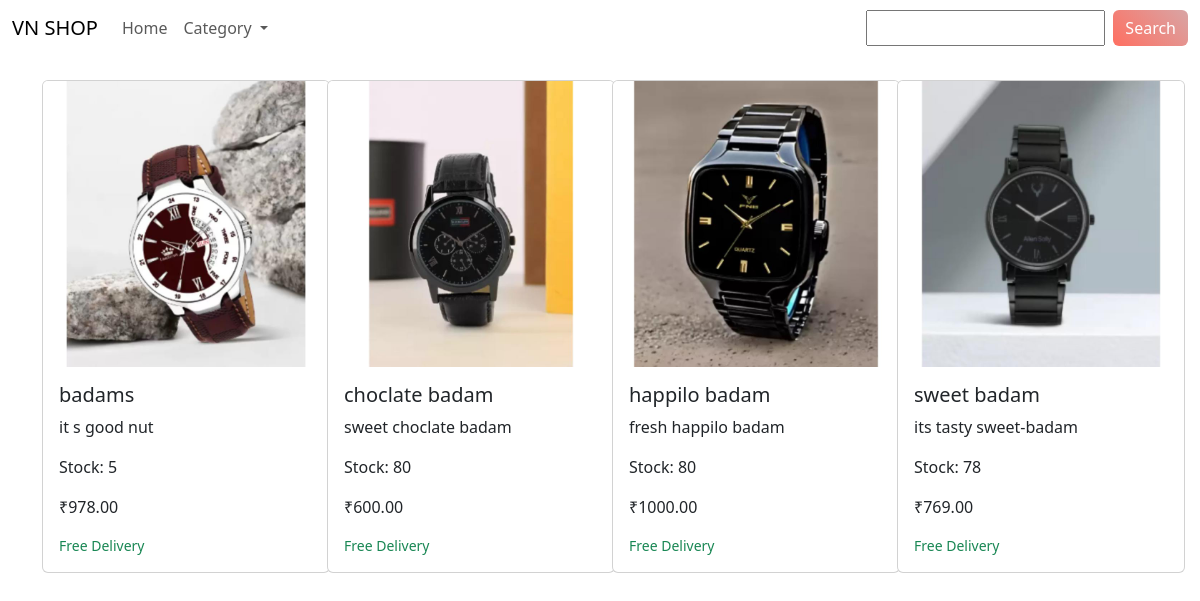
/products/subcategory/5/, run on the app's committed database.
### apps/products/models.py (models this page shows, shortened)
class Product(models.Model):
    product_name = models.CharField(max_length=200, unique=True)
    slug = models.SlugField(max_length=200, unique=True)  # For URL-friendly representation
    description = models.TextField(max_length=200, blank=True)
    price = models.DecimalField(max_digits=10, decimal_places=2)
    images = models.ImageField(upload_to='photos/products')
    stock = models.IntegerField()
    is_available = models.BooleanField(default=True)
    subcategory = models.ForeignKey(Subcategory, related_name='products', on_delete=models.CASCADE, blank=True, null=True)
    category = models.ForeignKey(Category, related_name='products', on_delete=models.CASCADE, blank=True, null=True)  # New field

### apps/products/views.py (the view, shortened to what this page needs)
# urls.py: path('', views.products, name='products'),
def products(request, category_id=None, subcategory_id=None):
    category = None
    subcategory = None
    search_query = request.GET.get('search', '')
    search_form = SearchForm(request.GET or None)
    filter_form = FilterForm(request.GET or None)
    products = Product.objects.all()
    if search_query:
        products = products.filter(product_name__icontains=search_query)
    if category_id:
        category = get_object_or_404(Category, id=category_id)
        products = products.filter(category=category)
        if subcategory_id:
            subcategory = get_object_or_404(Subcategory, id=subcategory_id)
            products = products.filter(subcategory=subcategory)
    elif subcategory_id:
        subcategory = get_object_or_404(Subcategory, id=subcategory_id)
        products = products.filter(subcategory=subcategory)
    categories = Category.objects.all().order_by('cat_name')
    subcategories = Subcategory.objects.all().order_by('subcat_name')
    context = {
        'categories': categories,
        'products': products.order_by('product_name'),
        'subcategories': subcategories,
        'category': category,
        'subcategory': subcategory,
        'search_form': search_form,
        'filter_form': filter_form
    }
    return render(request, 'products/home.html', context)

### apps/products/forms.py
class SearchForm(forms.Form):
    search = forms.CharField(required=False, label='Search')

class FilterForm(forms.Form):
    category = forms.ModelChoiceField(
        queryset=Category.objects.all(),
        required=False,
        label='Category'
    )
    subcategory = forms.ModelChoiceField(
        queryset=Subcategory.objects.all(),
        required=False,
        label='Subcategory'
    )

### apps/products/templates/products/home.html (shortened to what this page needs)
<!doctype html>
<html lang="en">
<head>
    {% block link %}
    <link href="https://cdn.jsdelivr.net/npm/bootstrap@5.3.3/dist/css/bootstrap.min.css" rel="stylesheet">
    {% endblock link %}
</head>
<body>
    {% block content %}
    <nav class="navbar navbar-expand-lg navbar-custom">
        <div class="container-fluid">
            <a class="navbar-brand" href="{% url 'products:products' %}">VN SHOP</a>
            <div class="collapse navbar-collapse" id="navbarSupportedContent">
                <ul class="navbar-nav me-auto mb-2 mb-lg-0">
                    <li class="nav-item">
                        <a class="nav-link {% if category is None and subcategory is None %}active{% endif %}" aria-current="page" href="{% url 'products:products' %}">Home</a>
                    </li>
                    <li class="nav-item dropdown">
                        <a class="nav-link dropdown-toggle" href="#" role="button" data-bs-toggle="dropdown" aria-expanded="false">
                            Category
                        </a>
                    </li>
                </ul>
                <form class="d-flex " method="get" action="{% url 'products:products' %}">
                    {{ search_form.search }}
                    <button class="btn btn-gradient ms-2" type="submit">Search</button>
                </form>
            </div>
        </div>
    </nav>
    <div class="container mt-4">
        <div class="row row-cols-1 row-cols-md-2 row-cols-lg-4 g-4">
            {% for product in products %}
            <div class="col">
                <div class="card" style="width: 18rem;">
                    <a href="{% url 'products:product_detail' product.id %}">
                        <img src="{{ product.images.url }}" class="card-img-top" alt="{{ product.product_name }}">
                    </a>
                    <div class="card-body">
                      <h5 class="card-title">{{ product.product_name }}</h5>
                      <p class="card-text">{{ product.description }}</p>
                      <p class="card-text">Stock: {{ product.stock }}</p>
                      <p class="card-text">₹{{ product.price }}</p>
                      <small><p class="card-text text-success my-0">Free Delivery</p></small>
                    </div>
                </div>
            </div>
            {% endfor %}
        </div>
    </div>
    {% endblock content %}
</body>
</html>

### apps/products/templates/products/home.html (style rules this page uses)
.btn-gradient { background: linear-gradient(45deg, #ff6f61, #d8a5a5); border: none; color: white; transition: background 0.3s; }

### data on the page
Product: images (picture), product_name "badams", description "it s good nut", stock "5", price "978.00"
Product: images (picture), product_name "choclate badam", description "sweet choclate badam", stock "80", price "600.00"
Product: images (picture), product_name "happilo badam", description "fresh happilo badam", stock "80", price "1000.00"
Product: images (picture), product_name "sweet badam", description "its tasty sweet-badam", stock "78", price "769.00"
